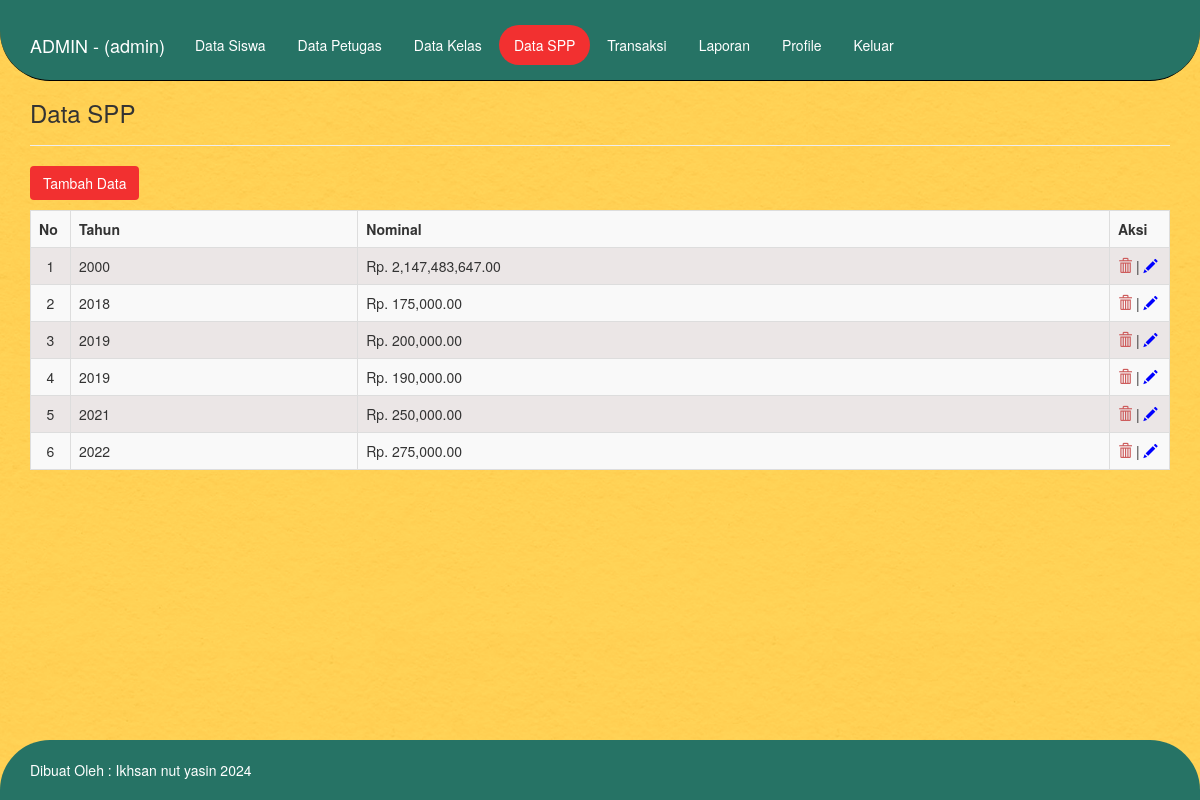
The page /app/admin/tampil_spp.php (signed in) on the database its author committed.
### tables this page shows
CREATE TABLE `tb_petugas` (
  `id_petugas` int(11) NOT NULL,
  `username` varchar(35) NOT NULL,
  `password` varchar(50) NOT NULL,
  `nama_petugas` varchar(35) NOT NULL,
  `alamat` varchar(100) NOT NULL,
  `telepon` varchar(15) NOT NULL,
  `level` enum('admin','petugas') NOT NULL
);

CREATE TABLE `tb_spp` (
  `id_spp` int(11) NOT NULL,
  `tahun` int(11) NOT NULL,
  `nominal` int(11) NOT NULL
);

### app/admin/tampil_spp.php (the view, shortened to what this page needs)
<?php
    include "../inc/koneksi.php";
    $qprofil = mysqli_query($konek, "SELECT * FROM tb_petugas WHERE id_petugas='$_SESSION[id]'");
    $profil = mysqli_fetch_array($qprofil);
?>
<!DOCTYPE html>
<html lang="en">
<head>
    <link href="./../assets/css/bootstrap.min.css" rel="stylesheet">
    <link href="./../assets/style.css" rel="stylesheet">
</head>
<body>
     <nav class="navbar navbar-default navbar-fixed-top" style="border-radius: 0px 0px 50px 50px; border-color: black; background-color:  #267365;">
      <div class="container">
        <div class="navbar-header" style="margin-top: 20px;">
          <a class="navbar-brand" href="./" style="color: white;">ADMIN - (<?php echo $profil['nama_petugas']; ?>)</a>
        </div>
        <div style="margin-top: 25px; margin-bottom: 10px;">
         <ul class="nav nav-pills" role="tablist">
            <li role="presentation"><a href="tampil_siswa.php">Data Siswa</a></li>
            <li role="presentation"><a href="tampil_petugas.php">Data Petugas</a></li>
            <li role="presentation"><a href="tampil_kelas.php">Data Kelas</a></li>
            <li role="presentation" style="background-color: #F23030; border-radius: 50px;"><a href="tampil_spp.php">Data SPP</a></li>
            <li role="presentation"><a href="transaksi.php">Transaksi</a></li>
            <li role="presentation"><a href="laporan.php">Laporan</a></li>
            <li role="presentation"><a href="profile.php">Profile</a></li>
            <li role="presentation"><a href="../inc/logout.php">Keluar</a></li>
      </ul>
        </div>
      </div>
    </nav>
<div class="container">
    <div class="page-header">
        <h3>Data SPP</h3>
    </div>
    <a class="btn" style="margin-bottom: 10px; background-color: #F23030;" href="tambah_spp.php">Tambah Data</a>
    <table class="table table-bordered table-striped" style="background-color: #ebe6e6;">
        <tr>
            <th>No</th>
            <th>Tahun</th>
            <th>Nominal</th>
            <th>Aksi</th>
        </tr>
        <?php
            $sql = mysqli_query($konek, "SELECT * FROM tb_spp ORDER BY tahun ASC");
            $no=1;
            while ($d=mysqli_fetch_array($sql)) {
                echo "
            <tr>
                <td width='40px' align='center'>$no</td>
                <td>$d[tahun]</td>
                <td>";
                echo "Rp. ";
                echo number_format($d['nominal'], 2);
                echo "</td>
                <td width='60px'>";
                ?>
                    <a onclick="return confirm('Anda akan menghapusnya?')" title="Hapus" href="hapus_spp.php?id=<?php echo $d['id_spp']; ?>"><span class="glyphicon glyphicon-trash" aria-hidden="true" style="color: indianred;"></span></a> |
                    <a title="Edit" href="edit_spp.php?id=<?php echo $d['id_spp']; ?>"><span class="glyphicon glyphicon-pencil" aria-hidden="true" style="color: blue;"></span></a>
                <?php
                echo "</td>
            </tr>";
            $no++;
            }
        ?>
    </table>
</div>
<?php include "footer.php"; ?>

### app/admin/footer.php (shortened to what this page needs)
    <footer class="footer" style="background-color:  #267365; border-radius: 50px 50px 0px 0px;">
      <div class="container">
        <p class="text-muted" style="color: white;">Dibuat Oleh : Ikhsan nut yasin 2024</p>
      </div>
    </footer>
</body>
</html>

### app/assets/style.css (style rules this page uses)
html { position: relative; min-height: 100%; }
body { margin-bottom: 60px; }
.footer { position: absolute; bottom: 0; width: 100%; height: 60px; background-color: #f5f5f5; }
body > .container { padding: 60px 15px 0; }
.container .text-muted { margin: 20px 0; }
.footer > .container { padding-right: 15px; padding-left: 15px; }

### app/admin/tampil_spp.php (style rules this page uses)
body { background-image: url(../assets/img/bg-1.jpg); background-size: cover; }
a { color: white; }

### rows shown on the page
tb_petugas: nama_petugas "admin"
tb_spp: tahun "2000", nominal "2,147,483,647.00"
tb_spp: tahun "2018", nominal "175,000.00"
tb_spp: tahun "2019", nominal "200,000.00"
tb_spp: tahun "2019", nominal "190,000.00"
tb_spp: tahun "2021", nominal "250,000.00"
tb_spp: tahun "2022", nominal "275,000.00"
